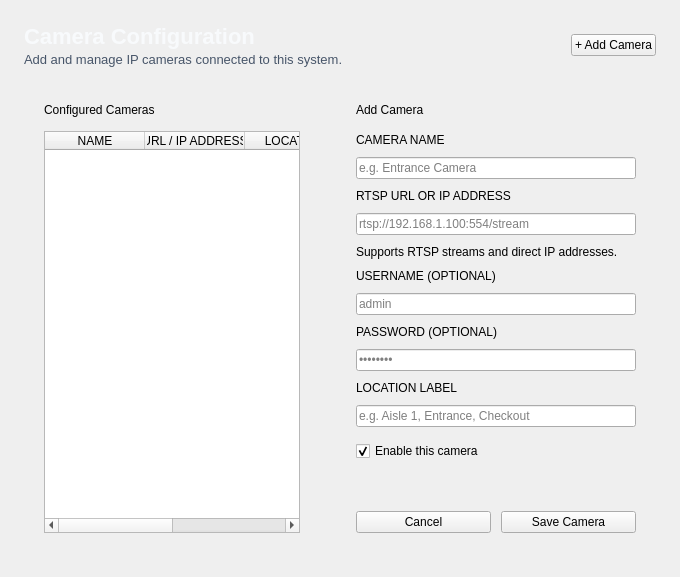
         <widget class="QWidget" name="settingsPage">
          <layout class="QVBoxLayout" name="settingsPageLayout">
           <property name="leftMargin">
            <number>24</number>
           </property>
           <property name="topMargin">
            <number>24</number>
           </property>
           <property name="rightMargin">
            <number>24</number>
           </property>
           <property name="bottomMargin">
            <number>24</number>
           </property>
           <property name="spacing">
            <number>16</number>
           </property>

           <!-- Top bar: title + Add Camera button -->
           <item>
            <layout class="QHBoxLayout" name="settingsTopBarLayout">
             <property name="spacing">
              <number>12</number>
             </property>

             <item>
              <layout class="QVBoxLayout" name="settingsTitleLayout">
               <property name="spacing">
                <number>3</number>
               </property>
               <item>
                <widget class="QLabel" name="settingsTitleLabel">
                 <property name="text">
                  <string>Camera Configuration</string>
                 </property>
                 <property name="styleSheet">
                  <string notr="true">color: #f8fafc; font-size: 22px; font-weight: 700;</string>
                 </property>
                </widget>
               </item>
               <item>
                <widget class="QLabel" name="settingsSubtitleLabel">
                 <property name="text">
                  <string>Add and manage IP cameras connected to this system.</string>
                 </property>
                 <property name="styleSheet">
                  <string notr="true">color: #475569; font-size: 13px;</string>
                 </property>
                </widget>
               </item>
              </layout>
             </item>

             <item>
              <spacer name="settingsTopSpacer">
               <property name="orientation">
                <enum>Qt::Horizontal</enum>
               </property>
               <property name="sizeHint" stdset="0">
                <size>
                 <width>40</width>
                 <height>20</height>
                </size>
               </property>
              </spacer>
             </item>

             <item>
              <widget class="QPushButton" name="addCameraButton">
               <property name="text">
                <string>+ Add Camera</string>
               </property>
              </widget>
             </item>

            </layout>
           </item>

           <!-- Main content: camera list + form side by side -->
           <item>
            <layout class="QHBoxLayout" name="settingsContentLayout">
             <property name="spacing">
              <number>16</number>
             </property>

             <!-- Left: camera list table -->
             <item>
              <widget class="QFrame" name="cameraListPanel">
               <layout class="QVBoxLayout" name="cameraListLayout">
                <property name="leftMargin">
                 <number>20</number>
                </property>
                <property name="topMargin">
                 <number>20</number>
                </property>
                <property name="rightMargin">
                 <number>20</number>
                </property>
                <property name="bottomMargin">
                 <number>20</number>
                </property>
                <property name="spacing">
                 <number>14</number>
                </property>

                <item>
                 <widget class="QLabel" name="cameraListTitle">
                  <property name="text">
                   <string>Configured Cameras</string>
                  </property>
                 </widget>
                </item>

                <item>
                 <widget class="QTableWidget" name="cameraConfigTable">
                  <property name="rowCount">
                   <number>0</number>
                  </property>
                  <property name="columnCount">
                   <number>4</number>
                  </property>
                  <property name="showGrid">
                   <bool>false</bool>
                  </property>
                  <property name="selectionBehavior">
                   <enum>QAbstractItemView::SelectRows</enum>
                  </property>
                  <property name="editTriggers">
                   <set>QAbstractItemView::NoEditTriggers</set>
                  </property>
                  <attribute name="horizontalHeaderStretchLastSection">
                   <bool>true</bool>
                  </attribute>
                  <attribute name="verticalHeaderVisible">
                   <bool>false</bool>
                  </attribute>
                  <column>
                   <property name="text">
                    <string>NAME</string>
                   </property>
                  </column>
                  <column>
                   <property name="text">
                    <string>URL / IP ADDRESS</string>
                   </property>
                  </column>
                  <column>
                   <property name="text">
                    <string>LOCATION</string>
                   </property>
                  </column>
                  <column>
                   <property name="text">
                    <string>STATUS</string>
                   </property>
                  </column>
                 </widget>
                </item>

               </layout>
              </widget>
             </item>

             <!-- Right: add/edit form -->
             <item>
              <widget class="QFrame" name="cameraFormPanel">
               <property name="minimumSize">
                <size>
                 <width>320</width>
                 <height>0</height>
                </size>
               </property>
               <property name="maximumSize">
                <size>
                 <width>360</width>
                 <height>16777215</height>
                </size>
               </property>
               <layout class="QVBoxLayout" name="cameraFormLayout">
                <property name="leftMargin">
                 <number>20</number>
                </property>
                <property name="topMargin">
                 <number>20</number>
                </property>
                <property name="rightMargin">
                 <number>20</number>
                </property>
                <property name="bottomMargin">
                 <number>20</number>
                </property>
                <property name="spacing">
                 <number>10</number>
                </property>

                <item>
                 <widget class="QLabel" name="cameraFormTitle">
                  <property name="text">
                   <string>Add Camera</string>
                  </property>
                 </widget>
                </item>

                <item>
                 <spacer name="formTitleSpacer">
                  <property name="orientation">
                   <enum>Qt::Vertical</enum>
                  </property>
                  <property name="sizeHint" stdset="0">
                   <size>
                    <width>20</width>
                    <height>6</height>
                   </size>
                  </property>
                 </spacer>
                </item>

                <!-- Camera Name -->
                <item>
                 <widget class="QLabel" name="labelCameraName">
                  <property name="text">
                   <string>CAMERA NAME</string>
                  </property>
                 </widget>
                </item>
                <item>
                 <widget class="QLineEdit" name="cameraNameInput">
                  <property name="placeholderText">
                   <string>e.g. Entrance Camera</string>
                  </property>
                 </widget>
                </item>

                <!-- RTSP URL -->
                <item>
                 <widget class="QLabel" name="labelCameraUrl">
                  <property name="text">
                   <string>RTSP URL OR IP ADDRESS</string>
                  </property>
                 </widget>
                </item>
                <item>
                 <widget class="QLineEdit" name="cameraUrlInput">
                  <property name="placeholderText">
                   <string>rtsp://192.168.1.100:554/stream</string>
                  </property>
                 </widget>
                </item>
                <item>
                 <widget class="QLabel" name="cameraUrlHint">
                  <property name="text">
                   <string>Supports RTSP streams and direct IP addresses.</string>
                  </property>
                 </widget>
                </item>

                <!-- Username -->
                <item>
                 <widget class="QLabel" name="labelCameraUsername">
                  <property name="text">
                   <string>USERNAME (OPTIONAL)</string>
                  </property>
                 </widget>
                </item>
                <item>
                 <widget class="QLineEdit" name="cameraUsernameInput">
                  <property name="placeholderText">
                   <string>admin</string>
                  </property>
                 </widget>
                </item>

                <!-- Password -->
                <item>
                 <widget class="QLabel" name="labelCameraPassword">
                  <property name="text">
                   <string>PASSWORD (OPTIONAL)</string>
                  </property>
                 </widget>
                </item>
                <item>
                 <widget class="QLineEdit" name="cameraPasswordInput">
                  <property name="placeholderText">
                   <string>••••••••</string>
                  </property>
                  <property name="echoMode">
                   <enum>QLineEdit::Password</enum>
                  </property>
                 </widget>
                </item>

                <!-- Location -->
                <item>
                 <widget class="QLabel" name="labelCameraLocation">
                  <property name="text">
                   <string>LOCATION LABEL</string>
                  </property>
                 </widget>
                </item>
                <item>
                 <widget class="QLineEdit" name="cameraLocationInput">
                  <property name="placeholderText">
                   <string>e.g. Aisle 1, Entrance, Checkout</string>
                  </property>
                 </widget>
                </item>

                <!-- Enable checkbox -->
                <item>
                 <spacer name="formCheckboxSpacer">
                  <property name="orientation">
                   <enum>Qt::Vertical</enum>
                  </property>
                  <property name="sizeHint" stdset="0">
                   <size>
                    <width>20</width>
                    <height>4</height>
                   </size>
                  </property>
                 </spacer>
                </item>
                <item>
                 <widget class="QCheckBox" name="cameraEnabledCheckbox">
                  <property name="text">
                   <string>Enable this camera</string>
                  </property>
                  <property name="checked">
                   <bool>true</bool>
                  </property>
                 </widget>
                </item>

                <!-- Push buttons to bottom -->
                <item>
                 <spacer name="formBottomSpacer">
                  <property name="orientation">
                   <enum>Qt::Vertical</enum>
                  </property>
                  <property name="sizeHint" stdset="0">
                   <size>
                    <width>20</width>
                    <height>40</height>
                   </size>
                  </property>
                 </spacer>
                </item>

                <!-- Action buttons -->
                <item>
                 <layout class="QHBoxLayout" name="formButtonLayout">
                  <property name="spacing">
                   <number>10</number>
                  </property>
                  <item>
                   <widget class="QPushButton" name="cancelCameraButton">
                    <property name="text">
                     <string>Cancel</string>
                    </property>
                   </widget>
                  </item>
                  <item>
                   <widget class="QPushButton" name="saveCameraButton">
                    <property name="text">
                     <string>Save Camera</string>
                    </property>
                   </widget>
                  </item>
                 </layout>
                </item>

               </layout>
              </widget>
             </item>

            </layout>
           </item>

          </layout>
         </widget>
